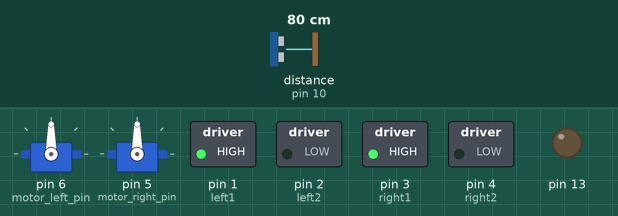
This sketch was run on a simulated Arduino Uno, built with avr-gcc and run on an emulated ATmega328P. On the bench: 2 × servo, switched loads named in the sketch (green lamp = pin HIGH), output pins drawn as LEDs (lit = HIGH). The inputs (shaded band) are chosen by the test bench; at power-on: distance to the obstacle (sensor on pin 10) 80 cm. The echo pulse lasts 58.3 µs per cm.

Above: at 1.2 s.
1.3 s: distance to the obstacle (sensor on pin 10) set to 12 cm
2.8 s: distance to the obstacle (sensor on pin 10) set to 9 cm
At 3.3 s:
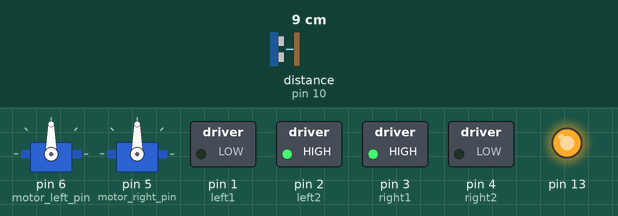
4.3 s: distance to the obstacle (sensor on pin 10) set to 18 cm
At 5.5 s:
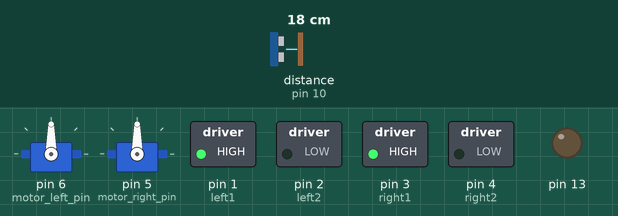
5.8 s: distance to the obstacle (sensor on pin 10) set to 2 cm
At 6.8 s:
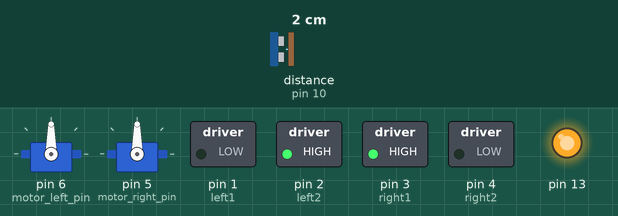
Timing chart, 0 to 8.3 s (numbered marks = the images above; inputs shaded):
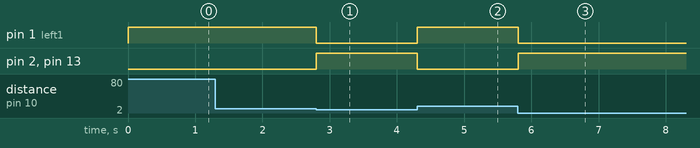

Measured:
- the behaviour switches between 11 and 10 cm on distance to the obstacle (sensor on pin 10) (found by bisection; images 0 and 1)
- after the input at 2.8 s, pin 1 (left1): HIGH → LOW at once; pin 2 (left2), pin 13: LOW → HIGH at once
- after the input at 4.3 s, pin 1 (left1): LOW → HIGH at once; pin 2 (left2), pin 13: HIGH → LOW at once
- after the input at 5.8 s, pin 1 (left1): HIGH → LOW at once; pin 2 (left2), pin 13: LOW → HIGH at once

The sketch:

BRRIT.ino
```cpp
// BRRIT sample code
// by Rafi Khan <zetoslab@gmail.com>

/*
 * Description:
 *
 * The robot should be able to move around freely and
 * turn left when it finds and object within a range of 10 cm
 *
 *
 * Parts Used:
 * L298N Dual Motor Controller <http://www.instructables.com/id/Control-DC-and-stepper-motors-with-L298N-Dual-Moto/>
 * HC-SR04 <http://playground.arduino.cc/Code/NewPing>, <https://bitbucket.org/teckel12/arduino-new-ping/wiki/Home>
 */


// Libraries
#include <NewPing.h>
#include <Servo.h>

// Variables

// Motor:
int motor_left_pin = 6;
int motor_right_pin = 5;

int left1 = 1;
int left2 = 2;
int right1 = 3;
int right2 = 4;

Servo motor_left;
Servo motor_right;

// Ping:
int echo = 10;
int trig = 9;
int max_distance = 50;
NewPing ping(trig, echo, max_distance); // NewPing setup of pins and maximum distance.

void setup() {
		pinMode(motor_left_pin, OUTPUT);
		pinMode(motor_right_pin, OUTPUT);

		pinMode(left1, OUTPUT);
		pinMode(left2, OUTPUT);
		pinMode(right1, OUTPUT);
		pinMode(right2, OUTPUT);

    // Initialise motors
    motor_left.attach(motor_left_pin);
    motor_right.attach(motor_right_pin);

		digitalWrite(left1, HIGH);
		digitalWrite(left2, LOW);
		digitalWrite(right1, HIGH);
		digitalWrite(right2, LOW);
		/* writeDirection() */
		pinMode(13, OUTPUT);


}

void loop() {
    // put your main code here, to run repeatedly:

/*         turnLeft(); */
    if (get_sonar() <= 10 && get_sonar() > 1) {
			digitalWrite(13, HIGH);
        turnLeft();
    }
    else {
        forward();
			digitalWrite(13, LOW);
    }

}

void forward() {
		digitalWrite(left1, HIGH);
		digitalWrite(left2, LOW);
		digitalWrite(right1, HIGH);
		digitalWrite(right2, LOW);
}

void turnLeft() {
		digitalWrite(left1, LOW);
		digitalWrite(left2, HIGH);
		digitalWrite(right1, HIGH);
		digitalWrite(right2, LOW);
}

int get_sonar() {
    return ping.ping_cm();
}

void writeDirection(int left, int right) {
		digitalWrite(left1, HIGH);
		digitalWrite(left2, LOW);
		digitalWrite(right1, HIGH);
		digitalWrite(right2, LOW);

}
```
